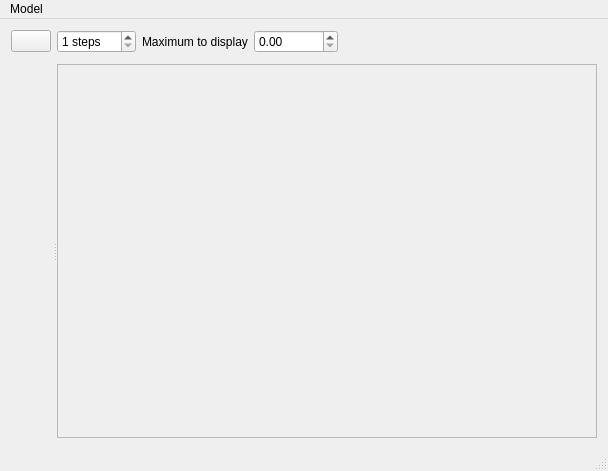
<?xml version="1.0" encoding="UTF-8"?>
<ui version="4.0">
 <class>MainWindow</class>
 <widget class="QMainWindow" name="MainWindow">
  <property name="geometry">
   <rect>
    <x>0</x>
    <y>0</y>
    <width>608</width>
    <height>471</height>
   </rect>
  </property>
  <property name="windowTitle">
   <string>MainWindow</string>
  </property>
  <widget class="QWidget" name="centralWidget">
   <layout class="QVBoxLayout" name="verticalLayout">
    <item>
     <layout class="QHBoxLayout" name="horizontalLayout_4">
      <property name="bottomMargin">
       <number>5</number>
      </property>
      <item>
       <widget class="QPushButton" name="stepButton">
        <property name="text">
         <string/>
        </property>
        <property name="icon">
         <iconset resource="tango-icons.qrc">
          <normaloff>:/icons/icons/media-playback-start.png</normaloff>:/icons/icons/media-playback-start.png</iconset>
        </property>
       </widget>
      </item>
      <item>
       <widget class="QSpinBox" name="stepsCount">
        <property name="suffix">
         <string> steps</string>
        </property>
        <property name="minimum">
         <number>1</number>
        </property>
        <property name="maximum">
         <number>300</number>
        </property>
       </widget>
      </item>
      <item>
       <widget class="QLabel" name="label">
        <property name="text">
         <string>Maximum to display</string>
        </property>
       </widget>
      </item>
      <item>
       <widget class="QDoubleSpinBox" name="maxDisplayField">
        <property name="maximum">
         <double>100000.000000000000000</double>
        </property>
       </widget>
      </item>
      <item>
       <spacer name="horizontalSpacer">
        <property name="orientation">
         <enum>Qt::Horizontal</enum>
        </property>
        <property name="sizeHint" stdset="0">
         <size>
          <width>40</width>
          <height>20</height>
         </size>
        </property>
       </spacer>
      </item>
     </layout>
    </item>
    <item>
     <widget class="QSplitter" name="splitter">
      <property name="sizePolicy">
       <sizepolicy hsizetype="Expanding" vsizetype="Expanding">
        <horstretch>0</horstretch>
        <verstretch>0</verstretch>
       </sizepolicy>
      </property>
      <property name="orientation">
       <enum>Qt::Horizontal</enum>
      </property>
      <widget class="QWidget" name="layoutWidget">
       <layout class="QVBoxLayout" name="modelPropsLayout">
        <item>
         <layout class="QHBoxLayout" name="horizontalLayout">
          <property name="bottomMargin">
           <number>5</number>
          </property>
         </layout>
        </item>
        <item>
         <spacer name="verticalSpacer">
          <property name="orientation">
           <enum>Qt::Vertical</enum>
          </property>
          <property name="sizeHint" stdset="0">
           <size>
            <width>20</width>
            <height>40</height>
           </size>
          </property>
         </spacer>
        </item>
       </layout>
      </widget>
      <widget class="QScrollArea" name="scrollArea">
       <property name="sizePolicy">
        <sizepolicy hsizetype="Expanding" vsizetype="Expanding">
         <horstretch>1</horstretch>
         <verstretch>0</verstretch>
        </sizepolicy>
       </property>
       <property name="widgetResizable">
        <bool>true</bool>
       </property>
       <widget class="QWidget" name="scrollAreaWidgetContents">
        <property name="geometry">
         <rect>
          <x>0</x>
          <y>0</y>
          <width>560</width>
          <height>360</height>
         </rect>
        </property>
        <layout class="QVBoxLayout" name="verticalLayout_3">
         <item>
          <widget class="CellViewer" name="viewer" native="true">
           <property name="sizePolicy">
            <sizepolicy hsizetype="Expanding" vsizetype="Preferred">
             <horstretch>0</horstretch>
             <verstretch>0</verstretch>
            </sizepolicy>
           </property>
          </widget>
         </item>
        </layout>
       </widget>
      </widget>
     </widget>
    </item>
   </layout>
   <zorder>splitter</zorder>
   <zorder></zorder>
  </widget>
  <widget class="QMenuBar" name="menuBar">
   <property name="geometry">
    <rect>
     <x>0</x>
     <y>0</y>
     <width>608</width>
     <height>23</height>
    </rect>
   </property>
   <widget class="QMenu" name="menu">
    <property name="title">
     <string>Model</string>
    </property>
    <addaction name="NewAction"/>
    <addaction name="separator"/>
    <addaction name="action"/>
    <addaction name="separator"/>
   </widget>
   <addaction name="menu"/>
  </widget>
  <widget class="QStatusBar" name="statusBar"/>
  <action name="NewAction">
   <property name="text">
    <string>New</string>
   </property>
  </action>
  <action name="actionSdfsdfsfdwer">
   <property name="text">
    <string>sdfsdfsfdwer</string>
   </property>
  </action>
  <action name="actionWerwerwer">
   <property name="text">
    <string>werwerwer</string>
   </property>
  </action>
  <action name="action">
   <property name="text">
    <string>Exit</string>
   </property>
  </action>
 </widget>
 <layoutdefault spacing="6" margin="11"/>
 <customwidgets>
  <customwidget>
   <class>CellViewer</class>
   <extends>QWidget</extends>
   <header location="global">cellviewer.hpp</header>
   <container>1</container>
  </customwidget>
 </customwidgets>
 <resources>
  <include location="tango-icons.qrc"/>
 </resources>
 <connections/>
</ui>
